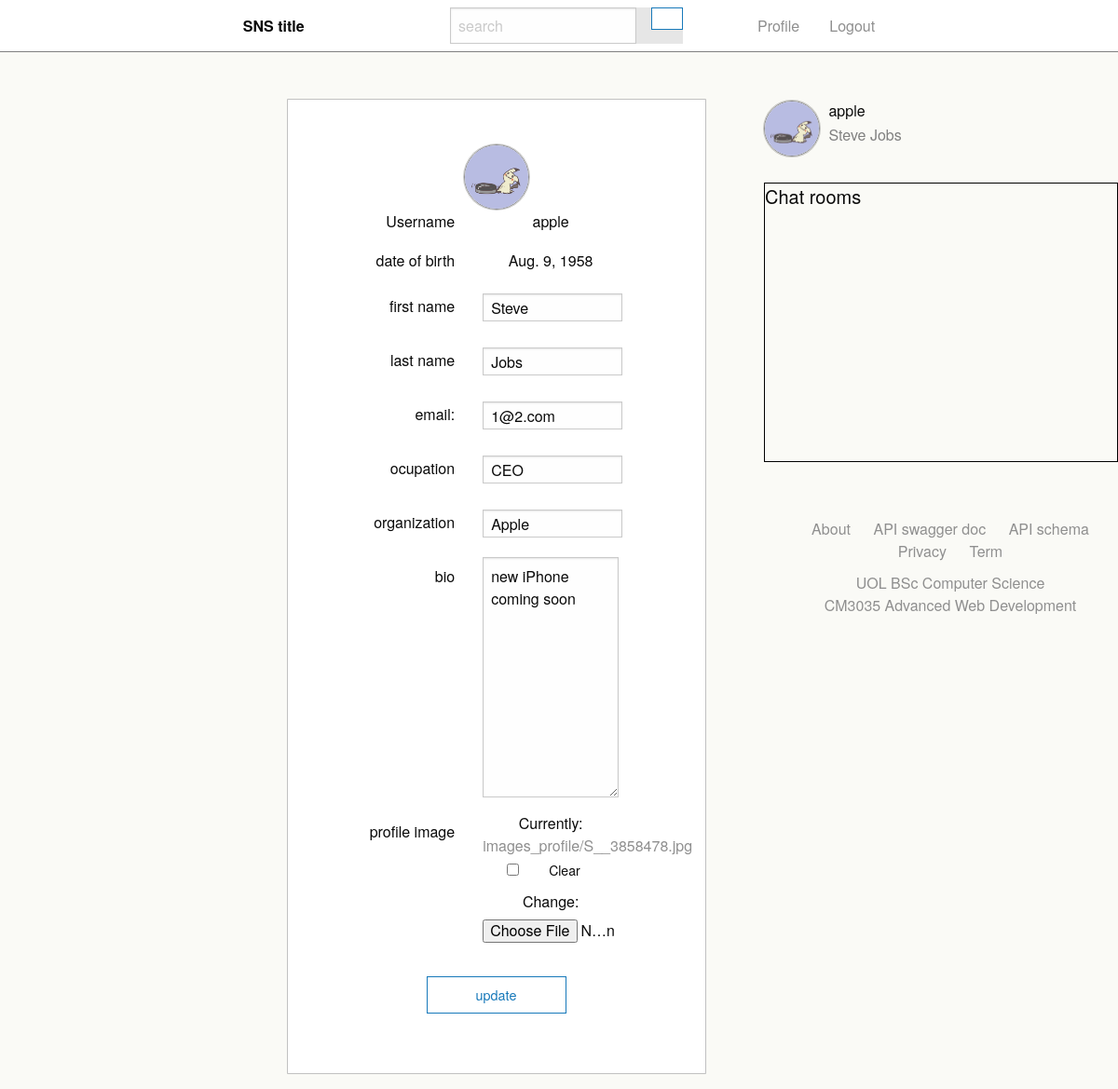
The app's page /profile/ (signed in) with its own data.
### snsApp/models.py (models this page shows, shortened)
class AppUser(models.Model):
    user = models.OneToOneField(User, on_delete=models.CASCADE, related_name="profile")
    profileImage = models.ImageField(upload_to='images_profile', null=True, blank=True)
    dateOfBirth = models.DateField(null=True, blank=True)
    ocupation = models.CharField(max_length=60, null=True, blank=True)
    organization = models.CharField(max_length=100, null=True, blank=True)
    bio = models.CharField(max_length=400, null=True, blank=True)

### snsApp/views.py (the view)
# urls.py: path('profile/', views.user_profile, name='user_profile'),
@login_required
def user_profile(request):
    user = request.user
    if user.is_authenticated:
        user_profile = AppUser.objects.get(user=user)
        if user_profile.profileImage:
            image_url = user_profile.profileImage.url
            old_image_url = user_profile.profileImage.path
        else:
            image_url= None
            old_image_url = None
        if request.method == "POST":
            print("old : ", old_image_url)
            user_form = UserFormUpdate(request.POST or None, instance=user)
            user_profile_form = UserProfileFormUpdate(request.POST or None, request.FILES, instance=user_profile, initial={ "ocupation":user_profile.ocupation, "organization":user_profile.organization})
            if user_form.is_valid() and user_profile_form.is_valid():
                user_form.save()
                if user_profile.profileImage:
                    new_image_url = user_profile.profileImage.path
                    print("new : ", new_image_url)
                    if old_image_url==new_image_url:
                        user_profile_form.save()
                    elif old_image_url==None:
                        user_profile_form.save()
                    else:
                        os.remove(old_image_url)
                        user_profile_form.save()
                else:
                    user_profile_form.save()
                return HttpResponseRedirect('/profile')
        else:
            user_form = UserFormUpdate(instance=user)
            user_profile_form = UserProfileFormUpdate(instance=user_profile)
    else:
        return HttpResponseRedirect('/login')
    return render(request, "snsApp/user_profile.html", {"user":user, "user_profile":user_profile, "img_url":image_url, "user_form":user_form, "profile_form":user_profile_form})

### snsApp/forms.py
class UserFormUpdate(forms.ModelForm):
    email = forms.EmailField(required=False, widget=forms.TextInput(attrs={'class':'profile-update', "id":"profile-update"}), label='email:')
    first_name = forms.CharField(required=False, widget=forms.TextInput(attrs={'class':'profile-update'}), label='first name')
    last_name = forms.CharField(required=False, widget=forms.TextInput(attrs={'class':'profile-update'}), label='last name')
    class Meta:
        model = User
        fields = ('first_name', 'last_name','email')

class UserProfileFormUpdate(forms.ModelForm):
    ocupation = forms.CharField(required=False, widget=forms.TextInput(attrs={'class':'profile-update'}), label='ocupation')
    organization = forms.CharField(required=False, widget=forms.TextInput(attrs={'class':'profile-update'}), label='organization')
    bio = forms.CharField(required=False, widget=forms.Textarea(), label='bio')
    profileImage = forms.ImageField(label='profile image', required=False)
    class Meta:
        model = AppUser
        fields = ('ocupation', 'organization', 'bio', 'profileImage')

### snsApp/templates/snsApp/user_profile.html (shortened to what this page needs)
{% extends "snsApp/home_base.html" %}
{% block content %}
  {% if user.is_authenticated %}
    <div class="callout large" id='user-profile' style="width:450px;">
      <div class="sidebar-profile" id="user-profile-img">
        {% if user_profile.profileImage %}
          <a href="#"><img class="thumbnail" id="user-profile-thumbnail" src="{{ img_url }}" alt="User profile image"></a>
        {% else %}
          <a href="#"><img class="thumbnail" id="user-profile-thumbnail" src="/static/media/blank.png" alt="Defalut preofile image"></a>
        {% endif %}
      </div>
      <div class="grid-x grid-padding-x">
        <div class="small-5 cell">
          <p>Username</p>
          <p>date of birth</p>
        </div>
        <div class="small-6 cell">
          <p>{{ user }}</p>
          <p>{{ user_profile.dateOfBirth }}</p>
        </div>
      </div>
      <form action="/profile/" method="post" enctype="multipart/form-data">
        <div class="grid-x grid-padding-x">
          {% for field in user_form %}
            <div class="small-5 cell">
              <label class="text-right middle">{{ field.label }}</label>
            </div>
            <div class="small-6 cell">
              {{ field }}
            </div>
          {% endfor %}
          {% for field in profile_form %}
            <div class="small-5 cell">
              <label class="text-right middle">{{ field.label }}</label>
            </div>
            <div class="small-6 cell">
              {{ field }}
            </div>
          {% endfor %}
        </div>
        <button type="submit" class="hollow button" id="update-button">update</button>
      </form>
    </div>
  {% else %}
    <h5>Welcome to SNS</h5>
  {% endif%}
{% endblock %}
{% block sidebar%}
  {% include "snsApp/sidebar.html" %}
{% endblock %}

### snsApp/templates/snsApp/sidebar.html (shortened to what this page needs)
{% if user.is_authenticated %}
    <div class="sidebar">
      <div class="sidebar-profile" id="sidebar-profile-img">
        {% if user_profile.profileImage %}
          <a href="/user_home"><img class="thumbnail" src="{{ img_url }}" alt="User profile image"></a>
        {% else %}
          <a href="/user_home"><img class="thumbnail" src="/static/media/blank.png" alt="Defalut preofile image"></a>
        {% endif %}
      </div>
      <div class="sidebar-profile" id="sidebar-profile-user">
        <p id='sidebar-profile-username'>{{ user.username }}</p>
        <p id='sidebar-profile-name'>{{ user.first_name }} {{ user.last_name }}</p>
      </div>
    </div>
    <div class="sidebar-chat">
      <h5>Chat rooms</h5>
    </div>
    {% include "./footer.html" %}
  {% else %}
    <div class="callout">
      <p>Please <a id="register-nav" href="/login">login</a> to your account.</p>
      <p>Don't have an account? <a id="register-nav" href="/signup">sign up now!</a></p>
    </div>
  {% endif %}

### snsApp/static/css/stylesheet.css (style rules this page uses)
body { background-color: #FAFAF6; }
.cell { height: 100%; }
.callout { width: 300px; text-align: center; border-radius: 1px; }
#user-profile { width: 450px; }
.profile-update { width: 150px; height: 30px; display: inline-block; }
.small-5.cell p { text-align: right; }
.small-5.cell label { font-size: 16px; }
.small-6.cell input { margin-top: 7px; margin-right: 20px; }
#update-button { width: 150px; margin-top: 20px; }
#user-profile-img { width: 70px; height: 70px; }
#user-profile-thumbnail { width: 80px; height: 70px; }
.sidebar { height: 60px; text-align: left; }
.sidebar-profile { display: inline-block; margin: auto; }
#sidebar-profile-img { width: 60px; height: 60px; }
#sidebar-profile-user { height: 50px; margin-left: 5px; }
#sidebar-profile-username { margin: 0; }
#sidebar-profile-name { color: gray; }
.thumbnail { border-radius: 40px; width: 60px; height: 60px; border: 1px solid; }
.sidebar-chat { height: 300px; margin-top: 30px; border: 1px solid black; }
a { color: #8f8f8f; }

### records on screen
AppUser: dateOfBirth "Aug. 9, 1958", profile_form "CEO" "Apple" "new iPhone coming soon"

### other values on screen
{{ user }} "apple"
{{ field.label }} "first name" "last name" "email:"
{{ field.label }} "ocupation" "organization" "bio" "profile image"
{{ user.username }} "apple"
{{ user.first_name }} "Steve"
{{ user.last_name }} "Jobs"
